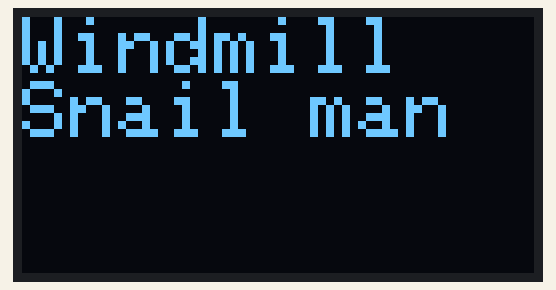
Simulated run of this sketch. Board: Arduino Uno, built with avr-gcc and run on an emulated ATmega328P. Parts: 128×64 one-colour display.

Above: at 0.1 s.

The sketch:

11_1_OLED_text.ino
```cpp
#include <Adafruit_GFX.h>
#include <Adafruit_SSD1306.h>
#define SCREEN_WIDTH 128 // The display is 128 pixels long
#define SCREEN_HEIGHT 64 // The screen is 64 pixels wide
#define OLED_RESET     4 // Reset pin # (or -1 if sharing Arduino reset pin)
#define SCREEN_ADDRESS 0x3C //OLED   IIC address of the screen
Adafruit_SSD1306 display(SCREEN_WIDTH, SCREEN_HEIGHT, &Wire, OLED_RESET);
#define NUMFLAKES     10

void setup() {
  Serial.begin(9600);
  //Initialize display
  if(!display.begin(SSD1306_SWITCHCAPVCC, SCREEN_ADDRESS)) {
    Serial.println(F("SSD1306 allocation failed"));
    for(;;);
  }
   // Clear screen
  display.clearDisplay();
  display.display();
}

void loop() {
  display.setTextSize(2);             // Set font size
  display.setTextColor(SSD1306_WHITE);        // Font color, there's only one color here
  // The starting position coordinates of the display, 0,0 is the top left corner
  display.setCursor(0,0);
  //display.print(F("Windmill"));           //Display character
  display.println(F("Windmill"));           //Line feed display character
  display.println(F("Snail man"));
  display.display(); //display
  display.clearDisplay();    //clear screen
  delay(200);
}
```
